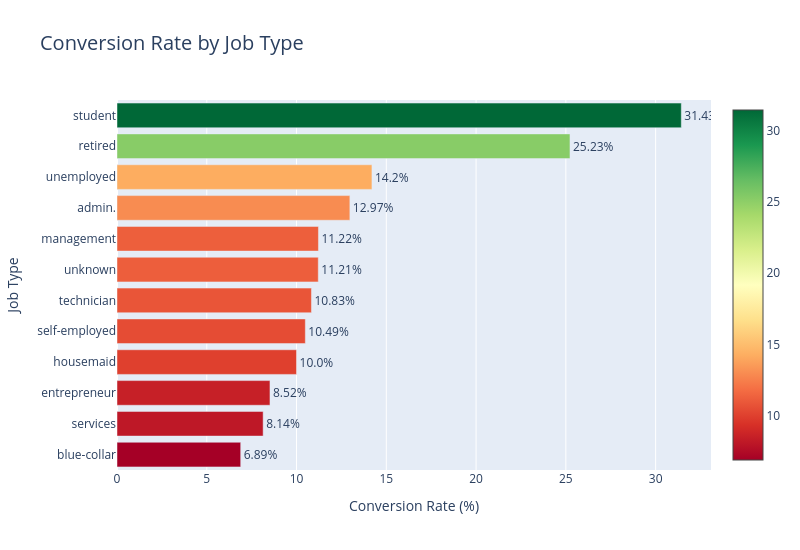

This figure's notebook cell:
### Code cell
job_seg = pd.read_csv('../outputs/segment_job.csv')
job_seg = job_seg.sort_values('conversion_rate_%', ascending=True)

fig = go.Figure(go.Bar(
    x=job_seg['conversion_rate_%'],
    y=job_seg['job'],
    orientation='h',
    marker=dict(
        color=job_seg['conversion_rate_%'],
        colorscale='RdYlGn',
        showscale=True
    ),
    text=job_seg['conversion_rate_%'].apply(lambda x: f'{x}%'),
    textposition='outside'
))

fig.update_layout(
    title='Conversion Rate by Job Type',
    xaxis_title='Conversion Rate (%)',
    yaxis_title='Job Type',
    title_font_size=20,
    width=800, height=550
)

fig.write_html('../outputs/03_job_conversion.html')
fig.show()
print("Saved: 03_job_conversion.html")

### Figure 1 — Plotly figure (JSON) as saved in the notebook; plotly's stock layout.template omitted (floating-point values rounded to 4 significant figures)
{"data": [{"marker": {"color": [6.89, 8.14, 8.52, 10.0, 10.49, 10.83, 11.21, 11.22, 12.97, 14.2, 25.23, 31.43], "colorscale": [[0, "rgb(165,0,38)"], [0.1, "rgb(215,48,39)"], [0.2, "rgb(244,109,67)"], [0.3, "rgb(253,174,97)"], [0.4, "rgb(254,224,139)"], [0.5, "rgb(255,255,191)"], [0.6, "rgb(217,239,139)"], [0.7, "rgb(166,217,106)"], [0.8, "rgb(102,189,99)"], [0.9, "rgb(26,152,80)"], [1, "rgb(0,104,55)"]], "showscale": true}, "orientation": "h", "text": ["6.89%", "8.14%", "8.52%", "10.0%", "10.49%", "10.83%", "11.21%", "11.22%", "12.97%", "14.2%", "25.23%", "31.43%"], "textposition": "outside", "type": "bar", "x": [6.89, 8.14, 8.52, 10.0, 10.49, 10.83, 11.21, 11.22, 12.97, 14.2, 25.23, 31.43], "y": ["blue-collar", "services", "entrepreneur", "housemaid", "self-employed", "technician", "unknown", "management", "admin.", "unemployed", "retired", "student"]}], "layout": {"height": 550, "title": {"font": {"size": 20}, "text": "Conversion Rate by Job Type"}, "width": 800, "xaxis": {"title": {"text": "Conversion Rate (%)"}}, "yaxis": {"title": {"text": "Job Type"}}}}
